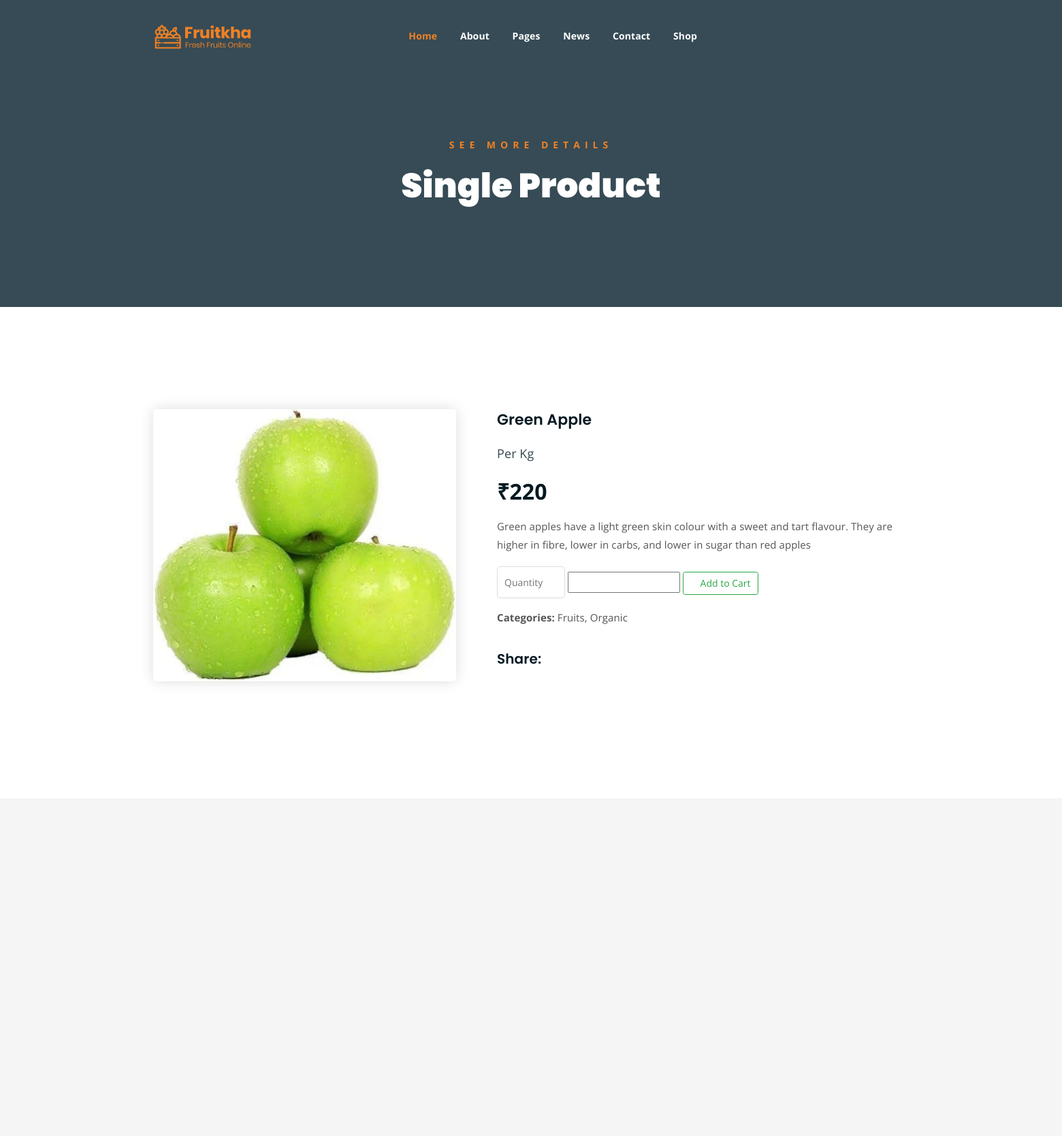
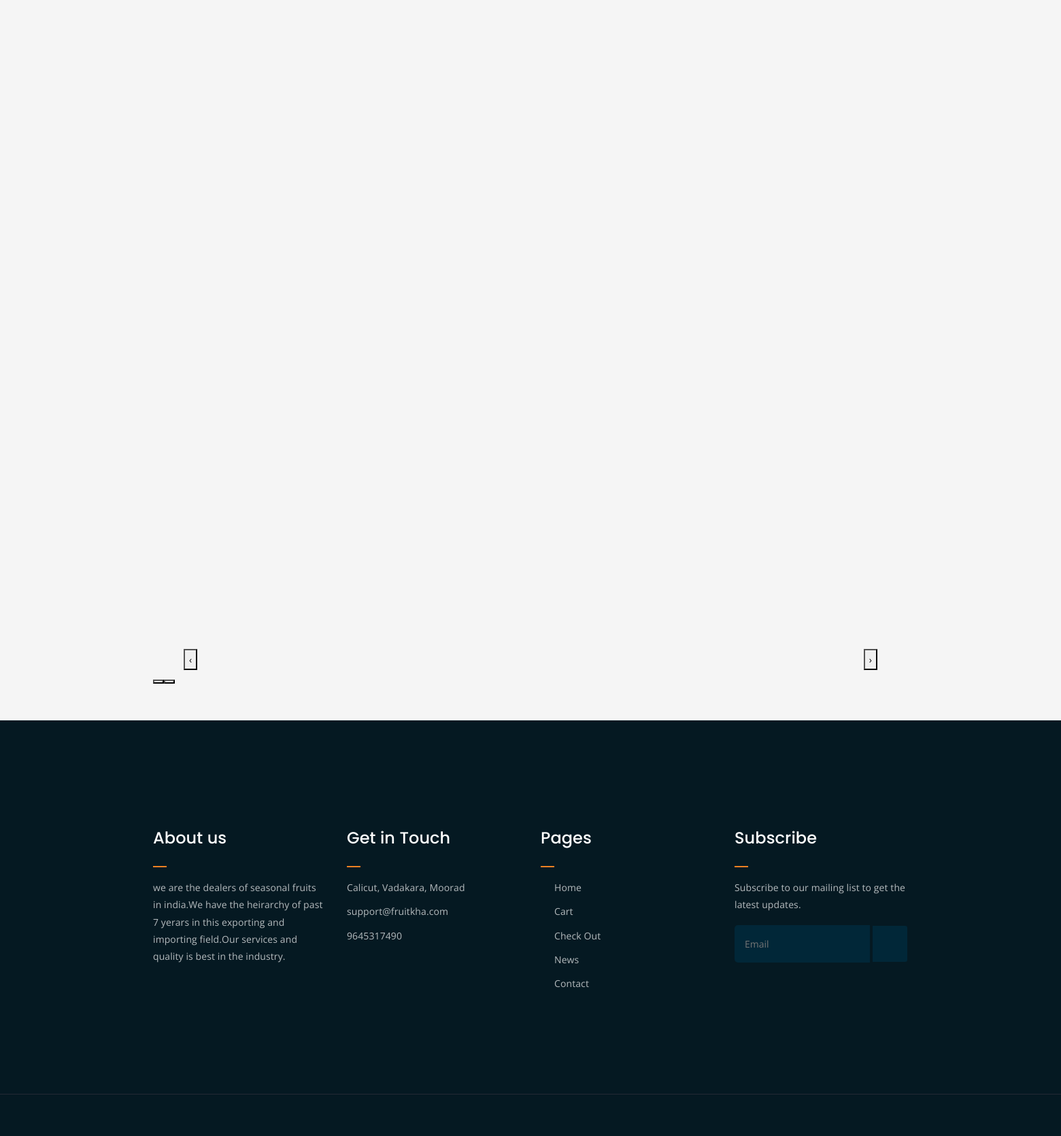
/UserApp/singleproduct/1/, run on the app's committed database (2 pictures, top to bottom).
### AdminApp/models.py (models this page shows)
class ProductDB(models.Model):
    CategoryName = models.CharField(max_length=40,null=True,blank=True)
    ProductName = models.CharField(max_length=40,null=True,blank=True)
    Quantity = models.IntegerField(null=True,blank=True)
    Price = models.IntegerField(null=True,blank=True)
    Description = models.CharField(max_length=200,null=True,blank=True)
    Image = models.ImageField(upload_to="profile")

### UserApp/views.py (the view)
# urls.py: path('singleproduct/<int:dataid>/', views.singleproduct, name="singleproduct"),
def singleproduct(req,dataid):
    data = ProductDB.objects.get(id=dataid)
    return render(req,"SingleProduct.html",{"data":data})

### UserApp/templates/SingleProduct.html (shortened to what this page needs)
<!DOCTYPE html>
{% load static %}
<html lang="en">
<head>
	<link rel="stylesheet" href="{% static 'assets/css/all.min.css' %}">
	<link rel="stylesheet" href="{% static 'assets/bootstrap/css/bootstrap.min.css' %}">
	<link rel="stylesheet" href="{% static 'assets/css/owl.carousel.css' %}">
	<link rel="stylesheet" href="{% static 'assets/css/magnific-popup.css' %}">
	<link rel="stylesheet" href="{% static 'assets/css/animate.css' %}">
	<link rel="stylesheet" href="{% static 'assets/css/meanmenu.min.css' %}">
	<link rel="stylesheet" href="{% static 'assets/css/main.css' %}">
	<link rel="stylesheet" href="{% static 'assets/css/responsive.css' %}">
</head>
<body>
	<div class="top-header-area" id="sticker">
		<div class="container">
			<div class="row">
				<div class="col-lg-12 col-sm-12 text-center">
					<div class="main-menu-wrap">
						<div class="site-logo">
							<a href="index.html">
								<img src="{% static 'assets/img/logo.png' %}" alt="">
							</a>
						</div>
						<nav class="main-menu">
							<ul>
								<li class="current-list-item"><a href="{% url 'homepage' %}">Home</a>
								</li>
								<li><a href="about.html">About</a></li>
								<li><a href="#">Pages</a>
								</li>
								<li><a href="news.html">News</a>
								</li>
								<li><a href="contact.html">Contact</a></li>
								<li><a href="shop.html">Shop</a>
								</li>
								<li>
									<div class="header-icons">
										<a class="shopping-cart" href="cart.html"><i class="fas fa-shopping-cart"></i></a>
										<a class="mobile-hide search-bar-icon" href="#"><i class="fas fa-search"></i></a>
									</div>
								</li>
							</ul>
						</nav>
					</div>
				</div>
			</div>
		</div>
	</div>
	<div class="breadcrumb-section breadcrumb-bg">
		<div class="container">
			<div class="row">
				<div class="col-lg-8 offset-lg-2 text-center">
					<div class="breadcrumb-text">
						<p>See more Details</p>
						<h1>Single Product</h1>
					</div>
				</div>
			</div>
		</div>
	</div>
	<div class="single-product mt-150 mb-150">
		<div class="container">
			<div class="row">
				<div class="col-md-5">
					<div class="single-product-img">
						<img src="{{data.Image.url}}" alt="">
					</div>
				</div>
				<div class="col-md-7">
					<div class="single-product-content">
						<h3>{{data.ProductName}}</h3>
						<p class="single-product-pricing"><span>Per Kg</span> ₹{{data.Price}}</p>
						<p>{{data.Description}}</p>
						<div class="single-product-form">
							<form method="post" action="{% url 'savecart' %}">
								<input type="number" min="1" placeholder="Quantity" id="qty" name="qty">
								<input type="text" id="totalprice" name="tprice">
								<button type="submit" class="btn btn-outline-success"><i class="fas fa-shopping-cart"></i> Add to Cart</button>
							</form>
							<p><strong>Categories: </strong>Fruits, Organic</p>
						</div>
						<h4>Share:</h4>
						<ul class="product-share">
							<li><a href=""><i class="fab fa-facebook-f"></i></a></li>
							<li><a href=""><i class="fab fa-twitter"></i></a></li>
							<li><a href=""><i class="fab fa-google-plus-g"></i></a></li>
							<li><a href=""><i class="fab fa-linkedin"></i></a></li>
						</ul>
					</div>
				</div>
			</div>
		</div>
	</div>
	<div class="logo-carousel-section">
		<div class="container">
			<div class="row">
				<div class="col-lg-12">
					<div class="logo-carousel-inner">
					</div>
				</div>
			</div>
		</div>
	</div>
	<div class="footer-area">
		<div class="container">
			<div class="row">
				<div class="col-lg-3 col-md-6">
					<div class="footer-box about-widget">
						<h2 class="widget-title">About us</h2>
						<p>we are  the dealers of seasonal fruits in india.We have the heirarchy of past 7 yerars in this  exporting and importing field.Our services and quality is best in the industry.</p>
					</div>
				</div>
				<div class="col-lg-3 col-md-6">
					<div class="footer-box get-in-touch">
						<h2 class="widget-title">Get in Touch</h2>
						<ul>
							<li> Calicut, Vadakara, Moorad</li>
							<li>support@fruitkha.com</li>
							<li>9645317490</li>
						</ul>
					</div>
				</div>
				<div class="col-lg-3 col-md-6">
					<div class="footer-box pages">
						<h2 class="widget-title">Pages</h2>
						<ul>
							<li><a href="{% url 'homepage' %}">Home</a></li>
							<li><a href="{% url 'cartpage' %}">Cart</a></li>
							<li><a href="{% url 'placeorder' %}">Check Out</a></li>
							<li><a href="news.html">News</a></li>
							<li><a href="contact.html">Contact</a></li>
						</ul>
					</div>
				</div>
				<div class="col-lg-3 col-md-6">
					<div class="footer-box subscribe">
						<h2 class="widget-title">Subscribe</h2>
						<p>Subscribe to our mailing list to get the latest updates.</p>
						<form action="index.html">
							<input type="email" placeholder="Email">
							<button type="submit"><i class="fas fa-paper-plane"></i></button>
						</form>
					</div>
				</div>
			</div>
		</div>
	</div>
	<div class="copyright">
		<div class="container">
			<div class="row">
				<div class="col-lg-6 col-md-12">
					<p> <a href="https://imransdesign.com/"></a><br>
					</p>
				</div>
				<div class="col-lg-6 text-right col-md-12">
					<div class="social-icons">
						<ul>
							<li><a href="#" target="_blank"><i class="fab fa-facebook-f"></i></a></li>
							<li><a href="#" target="_blank"><i class="fab fa-twitter"></i></a></li>
							<li><a href="#" target="_blank"><i class="fab fa-instagram"></i></a></li>
							<li><a href="#" target="_blank"><i class="fab fa-linkedin"></i></a></li>
							<li><a href="#" target="_blank"><i class="fab fa-dribbble"></i></a></li>
						</ul>
					</div>
				</div>
			</div>
		</div>
	</div>
</body>
</html>

### data on the page
ProductDB: Image (picture), ProductName "Green Apple", Price "220", Description "Green apples have a light green skin colour with a sweet and tart flavour. They are higher in fibre, lower in carbs, and lower in sugar than red apples"
